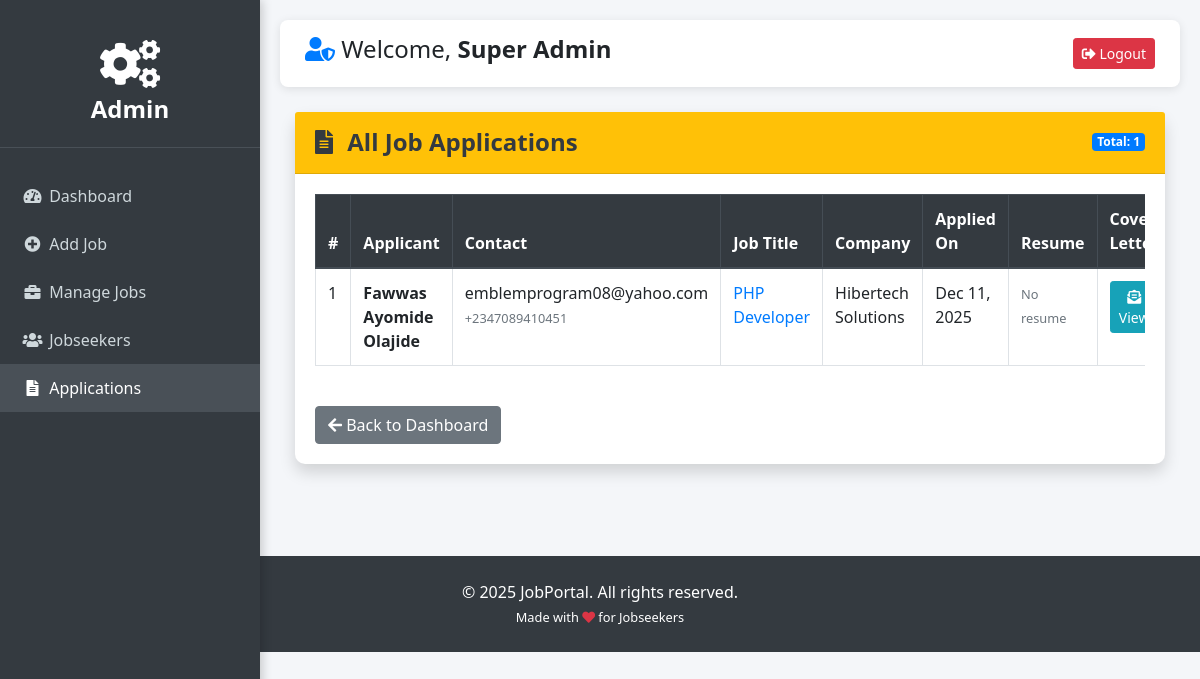
Page /admin/applications.php (signed in) on the committed database.
### tables this page shows
CREATE TABLE IF NOT EXISTS `users` (
  `id` int NOT NULL AUTO_INCREMENT,
  `fullname` varchar(100) DEFAULT NULL,
  `username` varchar(50) NOT NULL,
  `email` varchar(100) NOT NULL,
  `phone` varchar(20) DEFAULT NULL,
  `location` varchar(100) DEFAULT NULL,
  `experience` varchar(50) DEFAULT NULL,
  `education` varchar(100) DEFAULT NULL,
  `skills` text,
  `password` varchar(255) NOT NULL,
  `role` enum('user','admin') DEFAULT 'user',
  `created_at` timestamp NULL DEFAULT CURRENT_TIMESTAMP,
  PRIMARY KEY (`id`),
  UNIQUE KEY `username` (`username`),
  UNIQUE KEY `email` (`email`)
);

CREATE TABLE IF NOT EXISTS `applications` (
  `id` int NOT NULL AUTO_INCREMENT,
  `job_id` int NOT NULL,
  `user_id` int NOT NULL,
  `resume_path` varchar(255) DEFAULT NULL,
  `cover_letter` text,
  `applied_at` timestamp NULL DEFAULT CURRENT_TIMESTAMP,
  PRIMARY KEY (`id`),
  KEY `idx_job` (`job_id`),
  KEY `idx_user` (`user_id`),
  KEY `idx_applied` (`applied_at`)
);

CREATE TABLE IF NOT EXISTS `jobs` (
  `id` int NOT NULL AUTO_INCREMENT,
  `title` varchar(100) NOT NULL,
  `company` varchar(100) NOT NULL,
  `location` varchar(100) NOT NULL,
  `description` text NOT NULL,
  `created_at` timestamp NULL DEFAULT CURRENT_TIMESTAMP,
  `salary` varchar(50) DEFAULT 'Not disclosed',
  `type` varchar(50) DEFAULT 'Full-time',
  `experience_level` varchar(50) DEFAULT 'Not specified',
  PRIMARY KEY (`id`)
);

### admin/applications.php (the view, shortened to what this page needs)
<?php include '../includes/admin-navbar.php'; ?>
<div class="card shadow mb-4">
    <div class="card-header py-3 bg-warning text-dark d-flex justify-content-between align-items-center">
        <h4 class="m-0 font-weight-bold">
            <i class="fas fa-file-alt mr-2"></i> All Job Applications
        </h4>
        <span class="badge badge-primary badge-lg">
            Total:
            <?php
            $total_result = $conn->query("SELECT COUNT(*) AS cnt FROM applications");
            $total = $total_result->fetch_assoc()['cnt'];
            echo $total;
            ?>
        </span>
    </div>
    <div class="card-body">
        <div class="table-responsive">
            <table class="table table-bordered table-hover" id="applicationsTable">
                <thead class="thead-dark">
                    <tr>
                        <th>#</th>
                        <th>Applicant</th>
                        <th>Contact</th>
                        <th>Job Title</th>
                        <th>Company</th>
                        <th>Applied On</th>
                        <th>Resume</th>
                        <th>Cover Letter</th>
                    </tr>
                </thead>
                <tbody>
                    <?php
                    $sql = "SELECT
                                a.id AS app_id,
                                a.resume_path,
                                a.cover_letter,
                                a.applied_at,
                                j.id AS job_id,
                                j.title AS job_title,
                                j.company,
                                u.id AS user_id,
                                u.fullname,
                                u.username,
                                u.email,
                                u.phone
                            FROM applications a
                            JOIN jobs j ON a.job_id = j.id
                            JOIN users u ON a.user_id = u.id
                            ORDER BY a.applied_at DESC";
                    $result = $conn->query($sql);
                    if ($result && $result->num_rows > 0):
                        $count = 1;
                        while ($app = $result->fetch_assoc()):
                            $resume_exists = !empty($app['resume_path']) && file_exists('../' . $app['resume_path']);
                    ?>
                        <tr>
                            <td><?php echo $count++; ?></td>
                            <td>
                                <strong><?php echo htmlspecialchars($app['fullname'] ?: $app['username']); ?></strong>
                            </td>
                            <td>
                                <?php echo htmlspecialchars($app['email']); ?><br>
                                <small class="text-muted"><?php echo htmlspecialchars($app['phone'] ?: '—'); ?></small>
                            </td>
                            <td>
                                <a href="../job-details.php?id=<?php echo $app['job_id']; ?>" target="_blank" class="text-primary">
                                    <?php echo htmlspecialchars($app['job_title']); ?>
                                </a>
                            </td>
                            <td><?php echo htmlspecialchars($app['company']); ?></td>
                            <td><?php echo date("M j, Y", strtotime($app['applied_at'])); ?></td>
                            <td>
                                <?php if ($resume_exists): ?>
                                    <a href="../<?php echo $app['resume_path']; ?>" target="_blank" class="btn btn-success btn-sm">
                                        <i class="fas fa-file-pdf"></i> View Resume
                                    </a>
                                <?php else: ?>
                                    <span class="text-muted small">No resume</span>
                                <?php endif; ?>
                            </td>
                            <td>
                                <?php if (!empty($app['cover_letter'])): ?>
                                    <button class="btn btn-info btn-sm" data-toggle="modal" data-target="#coverModal<?php echo $app['app_id']; ?>">
                                        <i class="fas fa-envelope-open-text"></i> View
                                    </button>
                                <?php else: ?>
                                    <span class="text-muted small">None</span>
                                <?php endif; ?>
                            </td>
                        </tr>
                    <?php
                        endwhile;
                    endif; ?>
                </tbody>
            </table>
        </div>
        <div class="mt-4">
            <a href="dashboard.php" class="btn btn-secondary">
                <i class="fas fa-arrow-left"></i> Back to Dashboard
            </a>
        </div>
    </div>
</div>
</div>
</div>
<?php include '../includes/footer.php'; ?>
</body>
</html>

### includes/admin-navbar.php (shortened to what this page needs)
<?php
include 'connect.php';
$admin_name = "Admin";
if (isset($_SESSION['user_id'])) {
    $stmt = $conn->prepare("SELECT fullname, username FROM users WHERE id = ? AND role = 'admin'");
    $stmt->bind_param("i", $_SESSION['user_id']);
    $stmt->execute();
    $result = $stmt->get_result();
    if ($row = $result->fetch_assoc()) {
        $admin_name = $row['fullname'] ?: $row['username'];
    }
}
?>
<!DOCTYPE html>
<html lang="en">
<head>
    <link rel="stylesheet" href="https://stackpath.bootstrapcdn.com/bootstrap/4.5.2/css/bootstrap.min.css">
    <link rel="stylesheet" href="https://cdnjs.cloudflare.com/ajax/libs/font-awesome/5.15.4/css/all.min.css">
    <link rel="stylesheet" href="../assets/css/style.css">
</head>
<body>
<div class="admin-sidebar">
    <div class="logo text-white">
        <i class="fas fa-cogs fa-2x"></i><br>Admin
    </div>
    <nav class="mt-4">
        <a href="dashboard.php" class="nav-link <?php echo basename($_SERVER['PHP_SELF']) == 'dashboard.php' ? 'active' : ''; ?>">
            <i class="fas fa-tachometer-alt"></i> <span class="nav-text">Dashboard</span>
        </a>
        <a href="add-job.php" class="nav-link <?php echo basename($_SERVER['PHP_SELF']) == 'add-job.php' ? 'active' : ''; ?>">
            <i class="fas fa-plus-circle"></i> <span class="nav-text">Add Job</span>
        </a>
        <a href="manage-jobs.php" class="nav-link <?php echo in_array(basename($_SERVER['PHP_SELF']), ['manage-jobs.php', 'edit-job.php', 'delete-job.php']) ? 'active' : ''; ?>">
            <i class="fas fa-briefcase"></i> <span class="nav-text">Manage Jobs</span>
        </a>
        <a href="manage-users.php" class="nav-link <?php echo basename($_SERVER['PHP_SELF']) == 'manage-users.php' ? 'active' : ''; ?>">
            <i class="fas fa-users"></i> <span class="nav-text">Jobseekers</span>
        </a>
        <a href="applications.php" class="nav-link <?php echo basename($_SERVER['PHP_SELF']) == 'applications.php' ? 'active' : ''; ?>">
            <i class="fas fa-file-alt"></i> <span class="nav-text">Applications</span>
        </a>
    </nav>
</div>
<div class="main-content">
    <div class="topbar">
        <h4><i class="fas fa-user-shield text-primary"></i> Welcome, <strong><?php echo htmlspecialchars($admin_name); ?></strong></h4>
        <a href="../logout.php" class="btn btn-danger btn-sm">
            <i class="fas fa-sign-out-alt"></i> Logout
        </a>
    </div>
    <div class="container-fluid">

### assets/css/style.css (style rules this page uses)
.card { border: none; border-radius: 10px; }

### includes/admin-navbar.php (style rules this page uses)
body { background: #f4f6f9; font-family: 'Segoe UI', sans-serif; }
.admin-sidebar { position: fixed; top: 0; left: 0; height: 100vh; width: 260px; background: #343a40; color: white; padding-top: 20px; box-shadow: 2px 0 10px rgba(0,0,0,0.2); z-index: 1000; }
.admin-sidebar .logo { text-align: center; padding: 20px 15px; font-size: 1.5rem; font-weight: bold; border-bottom: 1px solid #495057; }
.admin-sidebar .nav-link { color: #cfd8dc; padding: 12px 20px; border-radius: 0; transition: all 0.3s; }
.admin-sidebar .nav-link:hover, .admin-sidebar .nav-link.active { background: #495057; color: white; }
.admin-sidebar .nav-link i { width: 25px; text-align: center; }
.main-content { margin-left: 260px; padding: 20px; }
.topbar { background: white; padding: 15px 25px; box-shadow: 0 2px 10px rgba(0,0,0,0.1); border-radius: 8px; margin-bottom: 25px; display: flex; justify-content: space-between; align-items: center; }

### rows in the picture
users: fullname "Super Admin"
applications: user.fullname "Fawwas Ayomide Olajide", user.email "emblemprogram08@yahoo.com", user.phone "+2347089410451", job.title "PHP Developer", job.company "Hibertech Solutions", applied_at "Dec 11, 2025", shows "No resume"

### other values in the picture
$total "1"
